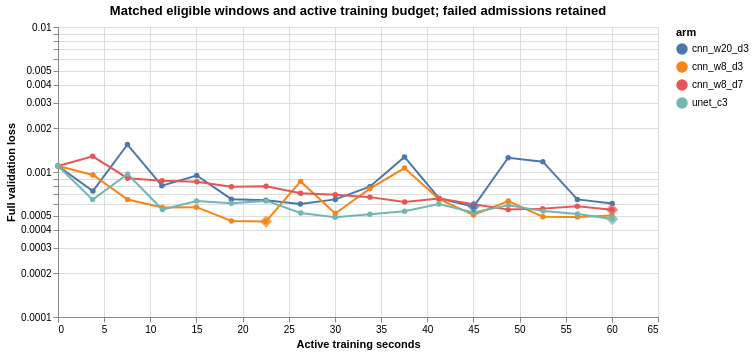

The Vega-Lite source for this figure:
### Vega-Lite specification from a JSON file in a GitHub repository (floating-point values rounded to 4 significant figures)
{"config": {"view": {"continuousWidth": 300, "continuousHeight": 300}}, "layer": [{"mark": {"type": "line", "point": true}, "encoding": {"color": {"field": "arm", "type": "nominal"}, "tooltip": [{"field": "arm", "type": "nominal"}, {"field": "work", "type": "quantitative"}, {"field": "validation_loss", "type": "quantitative"}], "x": {"field": "work", "title": "Active training seconds", "type": "quantitative"}, "y": {"field": "validation_loss", "scale": {"type": "log"}, "title": "Full validation loss", "type": "quantitative"}}, "title": "Matched eligible windows and active training budget; failed admissions retained"}, {"mark": {"type": "point", "filled": true, "shape": "diamond", "size": 150}, "encoding": {"color": {"field": "arm", "type": "nominal"}, "tooltip": [{"field": "arm", "type": "nominal"}, {"field": "work", "type": "quantitative"}, {"field": "validation_loss", "type": "quantitative"}], "x": {"field": "work", "title": "Active training seconds", "type": "quantitative"}, "y": {"field": "validation_loss", "scale": {"type": "log"}, "title": "Full validation loss", "type": "quantitative"}}, "title": "Matched eligible windows and active training budget; failed admissions retained", "transform": [{"filter": "datum.selected"}]}], "data": {"values": [{"arm": "cnn_w20_d3", "work": 0.0, "validation_loss": 0.001101, "selected": false}, {"arm": "cnn_w20_d3", "work": 3.78, "validation_loss": 0.0007394, "selected": false}, {"arm": "cnn_w20_d3", "work": 7.523, "validation_loss": 0.001547, "selected": false}, {"arm": "cnn_w20_d3", "work": 11.25, "validation_loss": 0.0008042, "selected": false}, {"arm": "cnn_w20_d3", "work": 15.03, "validation_loss": 0.0009454, "selected": false}, {"arm": "cnn_w20_d3", "work": 18.79, "validation_loss": 0.0006494, "selected": false}, {"arm": "cnn_w20_d3", "work": 22.52, "validation_loss": 0.0006383, "selected": false}, {"arm": "cnn_w20_d3", "work": 26.26, "validation_loss": 0.0006009, "selected": false}, {"arm": "cnn_w20_d3", "work": 30.04, "validation_loss": 0.0006473, "selected": false}, {"arm": "cnn_w20_d3", "work": 33.78, "validation_loss": 0.0007916, "selected": false}, {"arm": "cnn_w20_d3", "work": 37.54, "validation_loss": 0.001271, "selected": false}, {"arm": "cnn_w20_d3", "work": 41.29, "validation_loss": 0.0006586, "selected": false}, {"arm": "cnn_w20_d3", "work": 45.03, "validation_loss": 0.0005765, "selected": true}, {"arm": "cnn_w20_d3", "work": 48.77, "validation_loss": 0.001253, "selected": false}, {"arm": "cnn_w20_d3", "work": 52.52, "validation_loss": 0.001178, "selected": false}, {"arm": "cnn_w20_d3", "work": 56.26, "validation_loss": 0.000647, "selected": false}, {"arm": "cnn_w20_d3", "work": 60.04, "validation_loss": 0.0006059, "selected": false}, {"arm": "cnn_w8_d3", "work": 0.0, "validation_loss": 0.001101, "selected": false}, {"arm": "cnn_w8_d3", "work": 3.786, "validation_loss": 0.000954, "selected": false}, {"arm": "cnn_w8_d3", "work": 7.545, "validation_loss": 0.0006458, "selected": false}, {"arm": "cnn_w8_d3", "work": 11.29, "validation_loss": 0.0005684, "selected": false}, {"arm": "cnn_w8_d3", "work": 15.01, "validation_loss": 0.000572, "selected": false}, {"arm": "cnn_w8_d3", "work": 18.79, "validation_loss": 0.0004592, "selected": false}, {"arm": "cnn_w8_d3", "work": 22.53, "validation_loss": 0.0004556, "selected": true}, {"arm": "cnn_w8_d3", "work": 26.28, "validation_loss": 0.000861, "selected": false}, {"arm": "cnn_w8_d3", "work": 30.04, "validation_loss": 0.0005168, "selected": false}, {"arm": "cnn_w8_d3", "work": 33.79, "validation_loss": 0.0007671, "selected": false}, {"arm": "cnn_w8_d3", "work": 37.54, "validation_loss": 0.001064, "selected": false}, {"arm": "cnn_w8_d3", "work": 41.27, "validation_loss": 0.0006487, "selected": false}, {"arm": "cnn_w8_d3", "work": 45.01, "validation_loss": 0.0005054, "selected": false}, {"arm": "cnn_w8_d3", "work": 48.79, "validation_loss": 0.0006312, "selected": false}, {"arm": "cnn_w8_d3", "work": 52.53, "validation_loss": 0.0004919, "selected": false}, {"arm": "cnn_w8_d3", "work": 56.27, "validation_loss": 0.0004904, "selected": false}, {"arm": "cnn_w8_d3", "work": 60.02, "validation_loss": 0.000502, "selected": false}, {"arm": "cnn_w8_d7", "work": 0.0, "validation_loss": 0.001101, "selected": false}, {"arm": "cnn_w8_d7", "work": 3.758, "validation_loss": 0.001283, "selected": false}, {"arm": "cnn_w8_d7", "work": 7.543, "validation_loss": 0.0009063, "selected": false}, {"arm": "cnn_w8_d7", "work": 11.28, "validation_loss": 0.0008687, "selected": false}, {"arm": "cnn_w8_d7", "work": 15.04, "validation_loss": 0.0008575, "selected": false}, {"arm": "cnn_w8_d7", "work": 18.79, "validation_loss": 0.0007923, "selected": false}, {"arm": "cnn_w8_d7", "work": 22.55, "validation_loss": 0.0007972, "selected": false}, {"arm": "cnn_w8_d7", "work": 26.28, "validation_loss": 0.000713, "selected": false}, {"arm": "cnn_w8_d7", "work": 30.05, "validation_loss": 0.000696, "selected": false}, {"arm": "cnn_w8_d7", "work": 33.79, "validation_loss": 0.000671, "selected": false}, {"arm": "cnn_w8_d7", "work": 37.55, "validation_loss": 0.0006205, "selected": false}, {"arm": "cnn_w8_d7", "work": 41.27, "validation_loss": 0.0006552, "selected": false}, {"arm": "cnn_w8_d7", "work": 45.02, "validation_loss": 0.0006002, "selected": false}, {"arm": "cnn_w8_d7", "work": 48.78, "validation_loss": 0.0005503, "selected": false}, {"arm": "cnn_w8_d7", "work": 52.5, "validation_loss": 0.000559, "selected": false}, {"arm": "cnn_w8_d7", "work": 56.26, "validation_loss": 0.0005801, "selected": false}, {"arm": "cnn_w8_d7", "work": 60.02, "validation_loss": 0.0005498, "selected": true}, {"arm": "unet_c3", "work": 0.0, "validation_loss": 0.001101, "selected": false}, {"arm": "unet_c3", "work": 3.755, "validation_loss": 0.0006449, "selected": false}, {"arm": "unet_c3", "work": 7.539, "validation_loss": 0.0009678, "selected": false}, {"arm": "unet_c3", "work": 11.31, "validation_loss": 0.0005511, "selected": false}, {"arm": "unet_c3", "work": 15.01, "validation_loss": 0.0006317, "selected": false}, {"arm": "unet_c3", "work": 18.78, "validation_loss": 0.0006098, "selected": false}, {"arm": "unet_c3", "work": 22.55, "validation_loss": 0.0006321, "selected": false}, {"arm": "unet_c3", "work": 26.29, "validation_loss": 0.0005215, "selected": false}, {"arm": "unet_c3", "work": 30.03, "validation_loss": 0.0004868, "selected": false}, {"arm": "unet_c3", "work": 33.78, "validation_loss": 0.0005116, "selected": false}, {"arm": "unet_c3", "work": 37.54, "validation_loss": 0.0005371, "selected": false}, {"arm": "unet_c3", "work": 41.26, "validation_loss": 0.0006022, "selected": false}, {"arm": "unet_c3", "work": 45.03, "validation_loss": 0.0005268, "selected": false}, {"arm": "unet_c3", "work": 48.79, "validation_loss": 0.0005898, "selected": false}, {"arm": "unet_c3", "work": 52.56, "validation_loss": 0.0005373, "selected": false}, {"arm": "unet_c3", "work": 56.29, "validation_loss": 0.000514, "selected": false}, {"arm": "unet_c3", "work": 60.05, "validation_loss": 0.0004733, "selected": true}]}, "height": 290, "width": 600, "$schema": "https://vega.github.io/schema/vega-lite/v6.4.1.json"}
